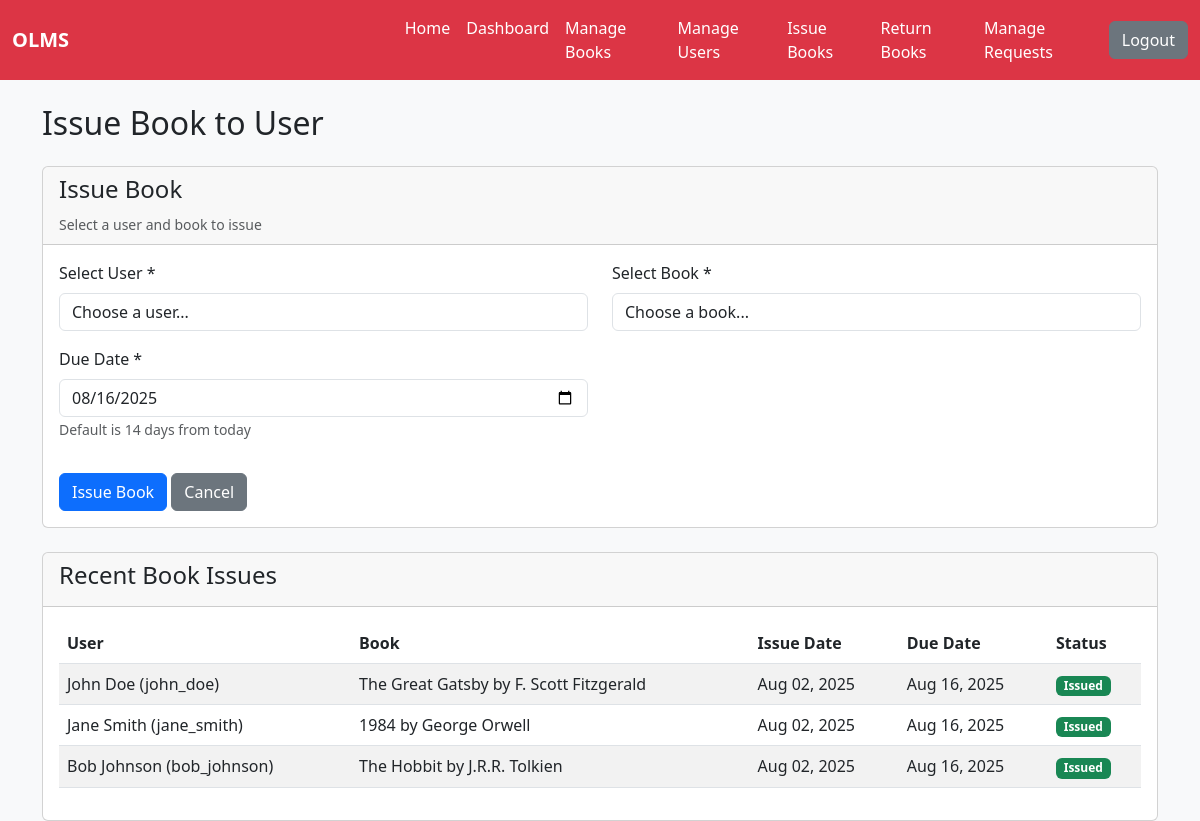
/Admin_dashboard/issue_book.php (signed in), run on the app's committed database.
### tables this page shows
CREATE TABLE `book_issues` (
  `id` int(11) NOT NULL AUTO_INCREMENT,
  `user_id` int(11) NOT NULL,
  `book_id` int(11) NOT NULL,
  `issue_date` datetime DEFAULT CURRENT_TIMESTAMP,
  `due_date` datetime NOT NULL,
  `return_date` datetime DEFAULT NULL,
  `status` enum('issued','returned','overdue') DEFAULT 'issued',
  `fine_amount` decimal(10,2) DEFAULT 0.00,
  `fine_paid` tinyint(1) DEFAULT 0,
  PRIMARY KEY (`id`),
  KEY `user_id` (`user_id`),
  KEY `book_id` (`book_id`)
);

CREATE TABLE `users` (
  `id` int(11) NOT NULL AUTO_INCREMENT,
  `fullname` varchar(100) NOT NULL,
  `username` varchar(50) NOT NULL UNIQUE,
  `email` varchar(100) NOT NULL UNIQUE,
  `password` varchar(255) NOT NULL,
  `address` text,
  `role` enum('user','admin') DEFAULT 'user',
  `created_at` timestamp DEFAULT CURRENT_TIMESTAMP,
  PRIMARY KEY (`id`)
);

CREATE TABLE `books` (
  `id` int(11) NOT NULL AUTO_INCREMENT,
  `title` varchar(200) NOT NULL,
  `author` varchar(100) NOT NULL,
  `category` varchar(50) NOT NULL,
  `description` text,
  `cover` varchar(500) DEFAULT NULL,
  `quantity` int(11) DEFAULT 1,
  `created_at` timestamp DEFAULT CURRENT_TIMESTAMP,
  PRIMARY KEY (`id`)
);

### Admin_dashboard/issue_book.php (the view, shortened to what this page needs)
<?php
include("../database/config.php");
$default_due_date = date('Y-m-d', strtotime('+14 days'));
?>
<!DOCTYPE html>
<html lang="en">
<head>
    <link href="https://cdn.jsdelivr.net/npm/bootstrap@5.3.0/dist/css/bootstrap.min.css" rel="stylesheet">
    <link rel="stylesheet" href="../asset/style.css">
</head>
<body class="admin-dashboard">
    <?php include("navbar_admin.php"); ?>
    <div class="container mt-4">
        <div class="row">
            <div class="col-md-12">
                <h2 class="mb-4">Issue Book to User</h2>
                <div class="card">
                    <div class="card-header">
                        <h4>Issue Book</h4>
                        <small class="text-muted">Select a user and book to issue</small>
                    </div>
                    <div class="card-body">
                        <form method="POST">
                            <div class="row">
                                <div class="col-md-6 mb-3">
                                    <label for="user_id" class="form-label">Select User *</label>
                                    <select class="form-control" id="user_id" name="user_id" required>
                                        <option value="">Choose a user...</option>
                                    </select>
                                </div>
                                <div class="col-md-6 mb-3">
                                    <label for="book_id" class="form-label">Select Book *</label>
                                    <select class="form-control" id="book_id" name="book_id" required>
                                        <option value="">Choose a book...</option>
                                    </select>
                                </div>
                            </div>
                            <div class="row">
                                <div class="col-md-6 mb-3">
                                    <label for="due_date" class="form-label">Due Date *</label>
                                    <input type="date"
                                           class="form-control"
                                           id="due_date"
                                           name="due_date"
                                           value="<?php echo $default_due_date; ?>"
                                           min="<?php echo date('Y-m-d'); ?>"
                                           required>
                                    <small class="text-muted">Default is 14 days from today</small>
                                </div>
                            </div>
                            <div class="mt-3">
                                <button type="submit" name="issue_book" class="btn btn-primary">
                                    <i class="bi bi-book"></i> Issue Book
                                </button>
                                <a href="admindashboard.php" class="btn btn-secondary">Cancel</a>
                            </div>
                        </form>
                    </div>
                </div>
                <div class="card mt-4">
                    <div class="card-header">
                        <h4>Recent Book Issues</h4>
                    </div>
                    <div class="card-body">
                        <?php
                        $recent_issues_query = "SELECT bi.*, u.fullname, u.username, b.title, b.author
                                              FROM book_issues bi
                                              JOIN users u ON bi.user_id = u.id
                                              JOIN books b ON bi.book_id = b.id
                                              WHERE bi.status IN ('issued', 'overdue')
                                              ORDER BY bi.issue_date DESC
                                              LIMIT 10";
                        $recent_issues = mysqli_query($conn, $recent_issues_query);
                        ?>
                        <?php if (mysqli_num_rows($recent_issues) > 0): ?>
                        <div class="table-responsive">
                            <table class="table table-striped">
                                <thead>
                                    <tr>
                                        <th>User</th>
                                        <th>Book</th>
                                        <th>Issue Date</th>
                                        <th>Due Date</th>
                                        <th>Status</th>
                                    </tr>
                                </thead>
                                <tbody>
                                    <?php while ($issue = mysqli_fetch_assoc($recent_issues)): ?>
                                    <tr>
                                        <td><?php echo htmlspecialchars($issue['fullname'] . ' (' . $issue['username'] . ')'); ?></td>
                                        <td><?php echo htmlspecialchars($issue['title'] . ' by ' . $issue['author']); ?></td>
                                        <td><?php echo date('M d, Y', strtotime($issue['issue_date'])); ?></td>
                                        <td><?php echo date('M d, Y', strtotime($issue['due_date'])); ?></td>
                                        <td>
                                            <span class="badge bg-<?php echo $issue['status'] == 'issued' ? 'success' : 'danger'; ?>">
                                                <?php echo ucfirst($issue['status']); ?>
                                            </span>
                                        </td>
                                    </tr>
                                    <?php endwhile; ?>
                                </tbody>
                            </table>
                        </div>
                        <?php else: ?>
                        <div class="alert alert-info">
                            No recent book issues found.
                        </div>
                        <?php endif; ?>
                    </div>
                </div>
            </div>
        </div>
    </div>
</body>
</html>

### asset/style.css (style rules this page uses)
* { padding: 0; margin: 0; box-sizing: border-box; }
html { height: 100%; }
body { min-height: 100%; display: flex; flex-direction: column; overflow-x: hidden; width: 100%; }
.admin-dashboard { background-color: #f8f9fa; }

### data on the page
book_issues: user.username "John Doe (john_doe)", book.author "The Great Gatsby by F. Scott Fitzgerald", issue_date "Aug 02, 2025", due_date "Aug 16, 2025", status "Issued"
book_issues: user.username "Jane Smith (jane_smith)", book.author "1984 by George Orwell", issue_date "Aug 02, 2025", due_date "Aug 16, 2025", status "Issued"
book_issues: user.username "Bob Johnson (bob_johnson)", book.author "The Hobbit by J.R.R. Tolkien", issue_date "Aug 02, 2025", due_date "Aug 16, 2025", status "Issued"
